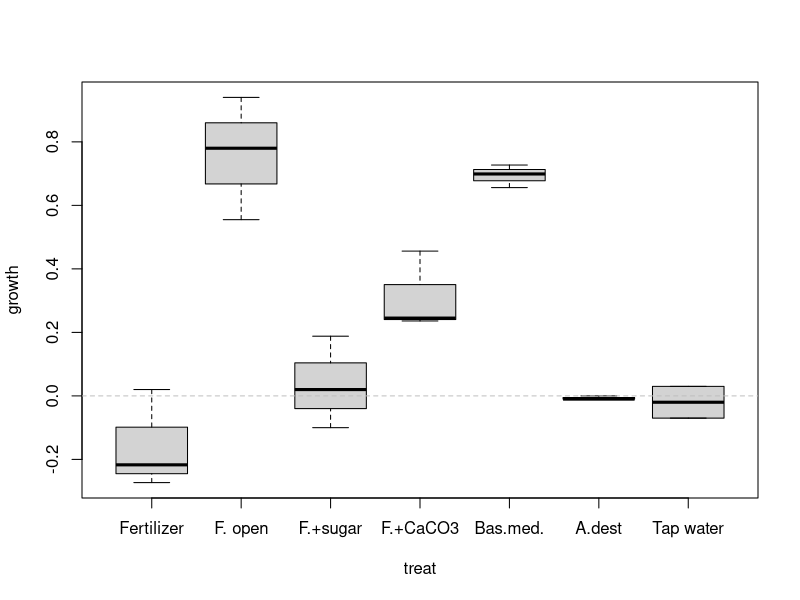
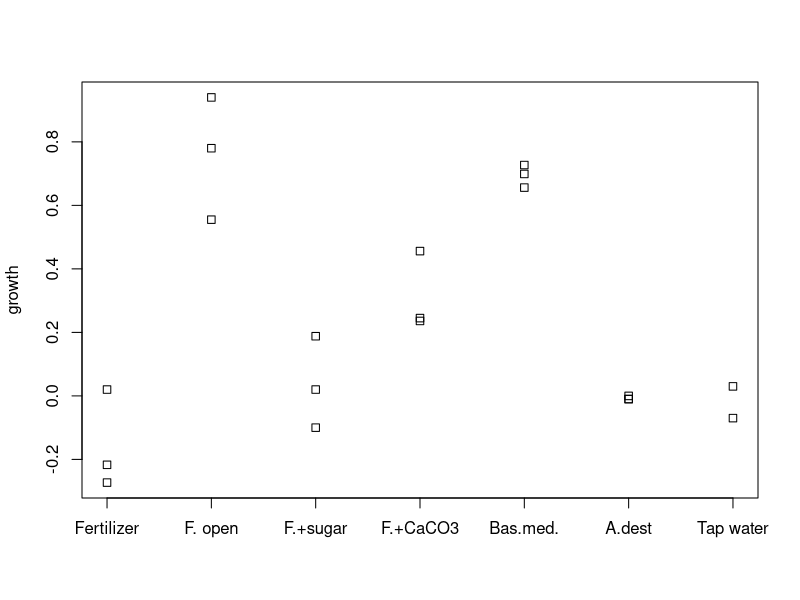
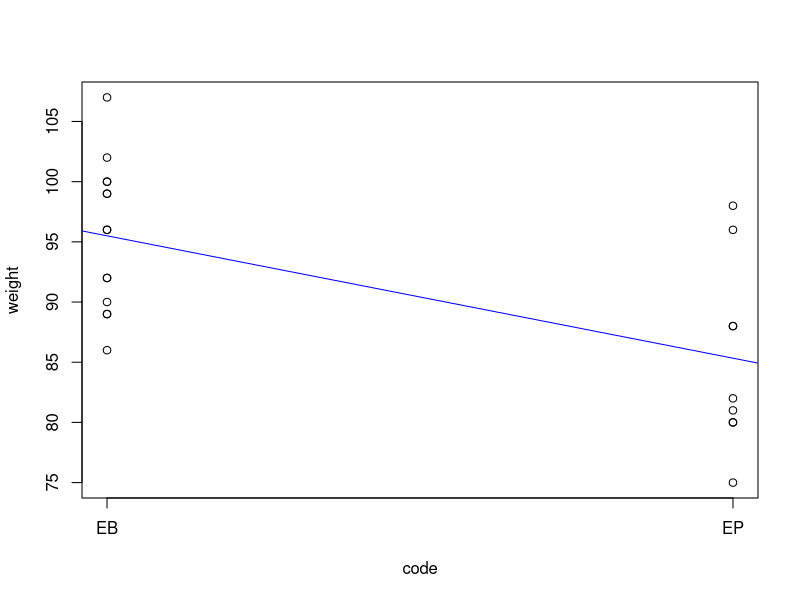
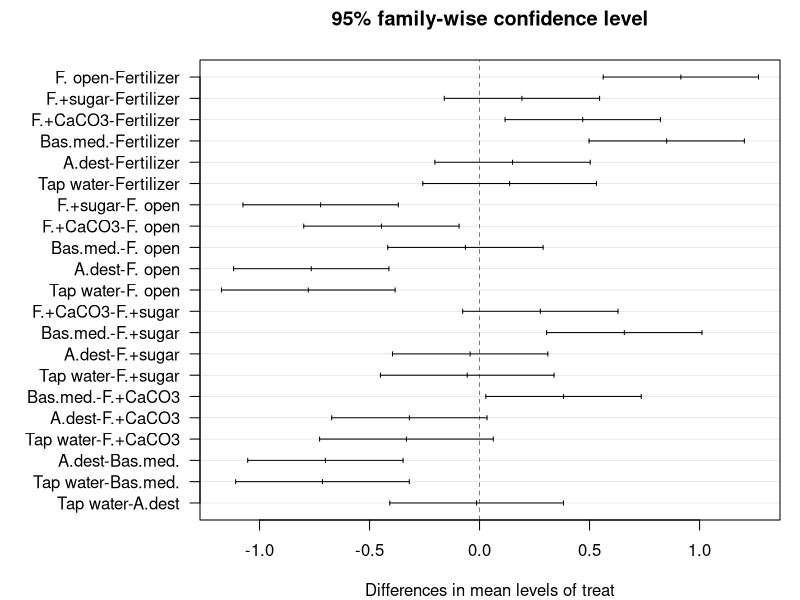
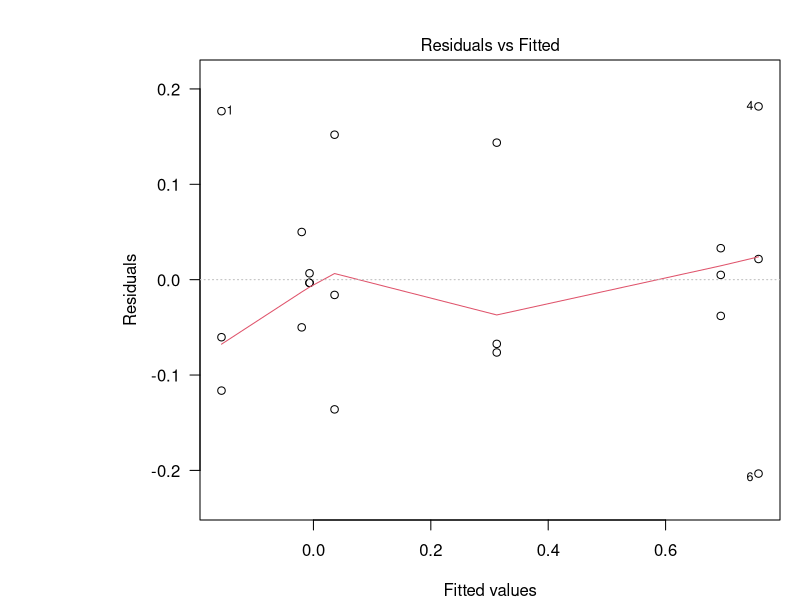
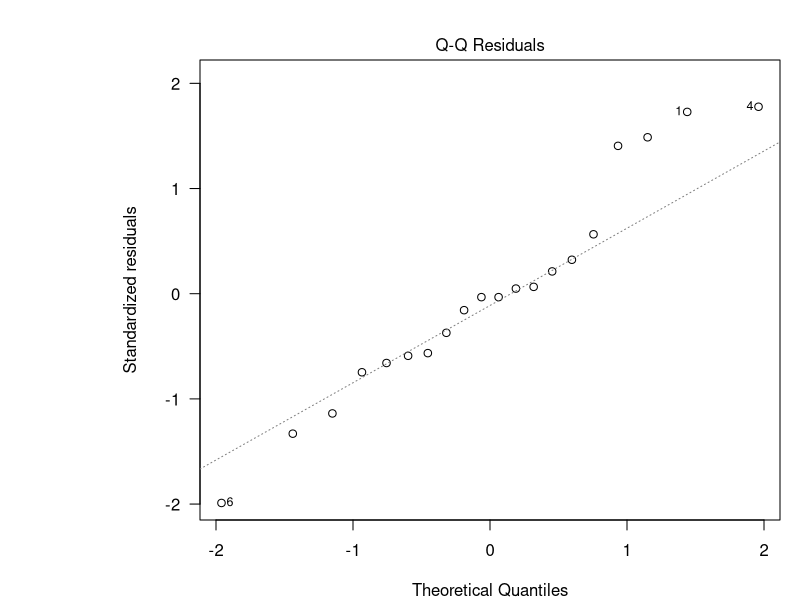
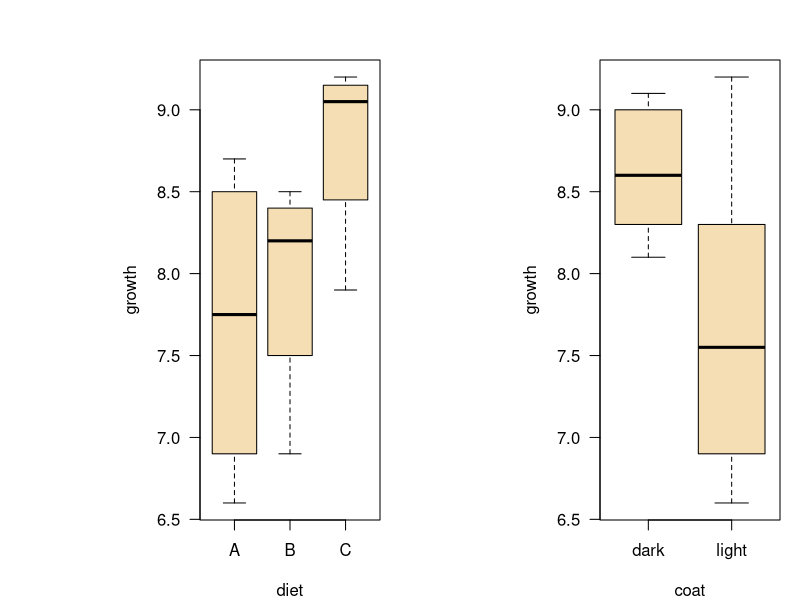
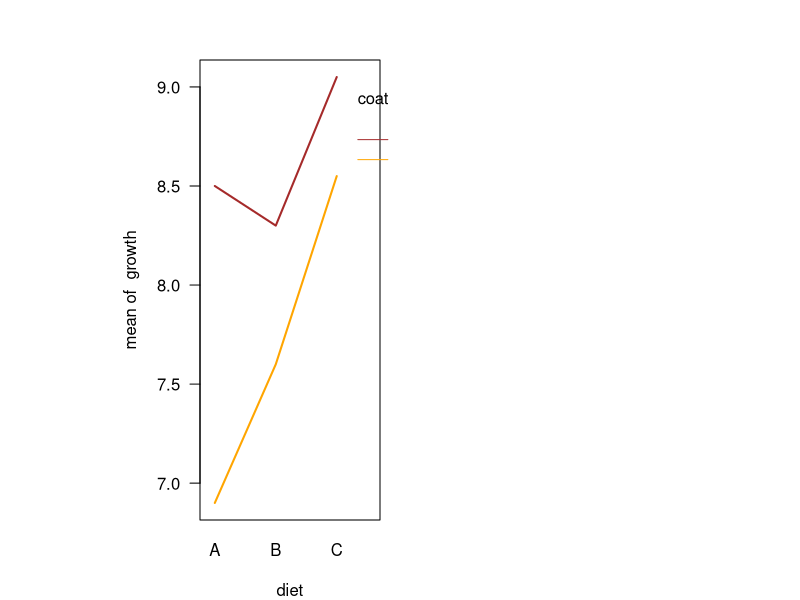

These charts were generated, in order, by the following R code:
## ---- chunk 1
knitr::opts_chunk$set(echo = FALSE)
library("dplyr")
library("tidyr")
library("kableExtra")
mypar <- list(las=1, cex.lab=1.4, cex.axis=1.4, lwd=2)
## ---- chunk 2
dat <- data.frame(
  treat  = factor(c("Fertilizer", "Fertilizer", "Fertilizer", 
             "F. open", "F. open", "F. open", 
             "F.+sugar", "F.+sugar", "F.+sugar", 
             "F.+CaCO3", "F.+CaCO3", "F.+CaCO3", 
             "Bas.med.", "Bas.med.", "Bas.med.", 
             "A.dest", "A.dest", "A.dest", 
             "Tap water", "Tap water"),
             levels=c("Fertilizer", "F. open", "F.+sugar", 
                    "F.+CaCO3", "Bas.med.", "A.dest", "Tap water")),
  rep   = c(1, 2, 3, 1, 2, 3, 1, 2, 3, 1, 2, 3, 1, 2, 3, 1, 2, 3, 1, 2), 
  growth = c(0.02, -0.217, -0.273, 0.94, 0.78, 0.555, 0.188, -0.1, 0.02, 
             0.245, 0.236, 0.456, 0.699, 0.727, 0.656, -0.01, 0, -0.01, 0.03, -0.07)
)

xdat <- 
  dat %>% 
  pivot_wider(id_cols = treat, names_from=rep, values_from=growth, names_prefix="replicate ")
## ---- chunk 3
xdat %>% 
  kable('html', caption="Data set: Growth from day 2 to day 6 (in relative units)") %>% 
  kable_styling(bootstrap_options = "striped", full_width = FALSE)
## ---- chunk 4
dat %>% 
  kable('html', caption="Data set: Growth from day 2 to day 6 (in relative units)") %>% 
  kable_styling(bootstrap_options = c("striped"), full_width = FALSE)
## ---- chunk 5
dat <- data.frame(
  treat  = factor(c("Fertilizer", "Fertilizer", "Fertilizer", 
             "F. open", "F. open", "F. open", 
             "F.+sugar", "F.+sugar", "F.+sugar", 
             "F.+CaCO3", "F.+CaCO3", "F.+CaCO3", 
             "Bas.med.", "Bas.med.", "Bas.med.", 
             "A.dest", "A.dest", "A.dest", 
             "Tap water", "Tap water"),
             levels=c("Fertilizer", "F. open", "F.+sugar", 
                    "F.+CaCO3", "Bas.med.", "A.dest", "Tap water")),
  rep   = c(1, 2, 3, 1, 2, 3, 1, 2, 3, 1, 2, 3, 1, 2, 3, 1, 2, 3, 1, 2), 
  growth = c(0.02, -0.217, -0.273, 0.94, 0.78, 0.555, 0.188, -0.1, 0.02, 
             0.245, 0.236, 0.456, 0.699, 0.727, 0.656, -0.01, 0, -0.01, 0.03, -0.07)
)
## ---- chunk 6
boxplot(growth ~ treat, data=dat)
abline(h=0, lty="dashed", col="grey")
## ---- chunk 7
stripchart(growth ~ treat, data=dat, vertical=TRUE)
## ---- chunk 8
clem_edeka <- data.frame(
  brand = c("EP", "EB", "EB", "EB", "EB", "EB", "EB", "EB", "EB", "EB", "EB", 
            "EB", "EB", "EB", "EP", "EP", "EP", "EP", "EP", "EP", "EP", "EB", "EP"),
  weight = c(88, 96, 100, 96, 90, 100, 92, 92, 102, 99, 86, 89, 99, 89, 75, 80, 
             81, 96, 82, 98, 80, 107, 88)
)

clem_edeka$code <- as.numeric(factor(clem_edeka$brand))

plot(weight ~ code, data=clem_edeka, axe=FALSE)
m <- lm(weight ~ code, data=clem_edeka)
axis(1, at=c(1,2), labels=c("EB", "EP")); axis(2); box()
abline(m, col="blue")
## ---- chunk 9
(var_tot <- var(clem_edeka$weight))
## ---- chunk 10
(var_res <- var(residuals(m)))
## ---- chunk 11
1 - var_res / var_tot
## ---- chunk 12
m <- lm(growth ~ treat, data=dat)
## ---- chunk 13
anova(m)
## ---- chunk 14
tk <- TukeyHSD(aov(m))
tk
## ---- chunk 15
par(las = 1)             # las = 1 make y annotation horizontal
par(mar = c(4, 10, 3, 1)) # more space at the left for axis annotation
plot(tk)
## ---- chunk 16
plot(m, which=1)
## ---- chunk 17
plot(m, which=2)
## ---- chunk 18
fligner.test(growth ~ treat, data=dat)
## ---- chunk 19
oneway.test(growth ~ treat, data=dat)
## ---- chunk 20
hams <- data.frame(No=1:12,
                   growth=c(6.6, 7.2, 6.9, 8.3, 7.9, 9.2,
                            8.3, 8.7, 8.1, 8.5, 9.1, 9.0),
                   diet= rep(c("A", "B", "C"), each=2),
                   coat= rep(c("light", "dark"), each=6)
                   )
## ---- chunk 21
hams <- data.frame(No = 1:12,
                   growth = c(6.6, 7.2, 6.9, 8.3, 7.9, 9.2,
                            8.3, 8.7, 8.1, 8.5, 9.1, 9.0),
                   diet = rep(c("A", "B", "C"), each=2),
                   coat = rep(c("light", "dark"), each=6)
                   )
## ---- chunk 22
hams %>% 
  kable('html', caption="Data set: Growth of hamsters (in gramm)") %>% 
  kable_styling(bootstrap_options = c("striped"), full_width = FALSE)
## ---- chunk 23
par(mfrow=c(1, 2))
boxplot(growth ~ diet, data = hams, col="wheat")
boxplot(growth ~ coat, data=hams, col="wheat")
## ---- chunk 24
m <- lm(growth~coat*diet, data=hams)
anova(m)
## ---- chunk 25
with(hams, interaction.plot(diet, coat, growth, col=c("brown", "orange"), lty=1, lwd=2))
## ---- chunk 26
par(mfrow=c(1, 2))
par(cex=1.2, las=1)
qqnorm(residuals(m))
qqline(residuals(m))

plot(residuals(m)~fitted(m))
abline(h=0)
## ---- chunk 27
fligner.test(growth ~ interaction(coat, diet), data=hams)
## ---- chunk 28
mcyst <-  data.frame(treat = factor(c(rep("Control", 5),
                                       rep("MCYST", 5),
                                       rep("Subst A", 5)),
                                levels=c("Control", "MCYST", "Subst A")),
                      mu   = c(0.086, 0.101, 0.086, 0.086, 0.099,
                               0.092, 0.088, 0.093, 0.088, 0.086,
                               0.095, 0.102, 0.106, 0.106, 0.106)
                     )
## ---- chunk 29
par(mar=c(4, 8, 2, 1), las=1)
m <- lm(mu ~ treat, data=mcyst)
anova(m)
plot(TukeyHSD(aov(m)))
## ---- chunk 30
Control <- mcyst$mu[mcyst$treat == "Control"]
MCYST   <- mcyst$mu[mcyst$treat == "MCYST"]
SubstA  <- mcyst$mu[mcyst$treat == "Subst A"]
## ---- chunk 31
p1 <- t.test(Control, MCYST)$p.value
p2 <- t.test(Control, SubstA)$p.value
p3 <- t.test(MCYST, SubstA)$p.value
## ---- chunk 32
c(p1, p2, p3)
## ---- chunk 33
p.adjust(c(p1, p2, p3))
## ---- chunk 34
## Birth Weight Data see stats/demo/lm.glm.R
dobson <- data.frame(
  week = c(40, 38, 40, 35, 36, 37, 41, 40, 37, 38, 40, 38,
	 40, 36, 40, 38, 42, 39, 40, 37, 36, 38, 39, 40),
  weight = c(2968, 2795, 3163, 2925, 2625, 2847, 3292, 3473, 2628, 3176,
	    3421, 2975, 3317, 2729, 2935, 2754, 3210, 2817, 3126, 2539,
	    2412, 2991, 2875, 3231),
  sex = gl(2, 12, labels=c("M","F"))
)
plot(weight ~ week, data=dobson, col=c("blue", "red")[as.numeric(sex)], pch=16)
fem <- lm(weight ~ week, data=dobson, subset = sex=="F")
mal <- lm(weight ~ week, data=dobson, subset = sex=="M")
abline(fem, col="red")
abline(mal, col="blue")
## ---- chunk 35
boxplot(weight ~ sex,data=dobson, ylab="weight")
t.test(weight ~ sex, data=dobson, var.equal=TRUE)
## ---- chunk 36
data(dobson)
m <- lm(weight ~ week * sex, data=dobson)
anova(m)
## ---- chunk 37
plot(weight ~ week, data=dobson, col=c("blue","red")[as.numeric(sex)], pch=16)
p <- coef(m)
abline(a=p[1], b=p[2], col="red")
abline(a=p[1]+p[3], b=p[2]+p[4], col="blue")

fem <- lm(weight ~ week, data=dobson, subset = sex=="F")
mal <- lm(weight ~ week, data=dobson, subset = sex=="M")
abline(fem, col="black", lty="dashed")
abline(mal, col="black", lty="dashed")
## ---- chunk 38
plot(weight ~ week, data=dobson, col=c("blue","red")[as.numeric(sex)], pch=16)

summary(m)
p <- coef(m)
abline(a=p[1],      b=p[2],      col="red")
abline(a=p[1]+p[3], b=p[2]+p[4], col="blue")

## the result is the same as when we would fit separate linear models
fem <- lm(weight ~ week, data=dobson, subset = sex=="F")
mal <- lm(weight ~ week, data=dobson, subset = sex=="M")
abline(fem, col="black", lty="dashed")
abline(mal, col="black", lty="dashed")
## ---- chunk 39
par(mar=c(4.1, 5.1, 1.1, 1.1))
par(cex=1.2, las=1)
par(mfrow=c(1,2))
boxplot(growth~diet, data=hams, col="wheat", xlab="diet", ylab="growth")
boxplot(growth~coat, data=hams, col="wheat", xlab="coat")
## ---- chunk 40
library(car, quiet=TRUE)
m <- lm(growth ~ coat * diet, data = hams)
Anova(m, type="II")
## ---- chunk 41
m1 <- lm(growth ~ diet * coat, data=hams)
m2 <- lm(growth ~ diet + coat, data=hams)
anova(m1, m2)
## ---- chunk 42
AIC(m1, m2)
## ---- chunk 43
m1 <- lm(growth ~ diet * coat, data=hams)
step(m1)
